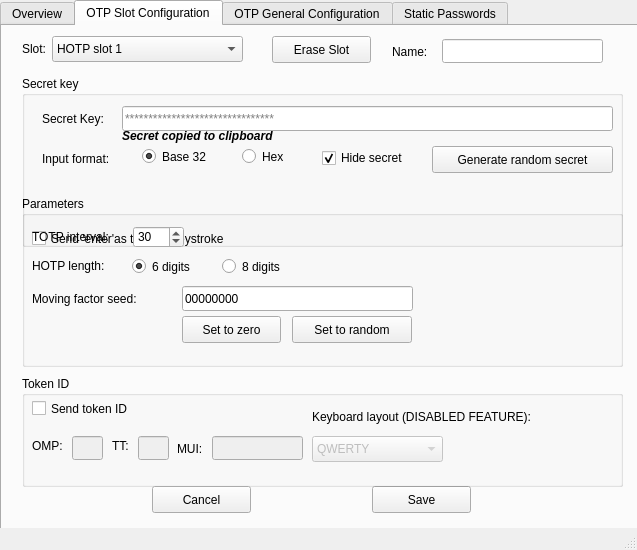
<?xml version="1.0" encoding="UTF-8"?>
<ui version="4.0">
 <class>MainWindow</class>
 <widget class="QMainWindow" name="MainWindow">
  <property name="geometry">
   <rect>
    <x>0</x>
    <y>0</y>
    <width>637</width>
    <height>550</height>
   </rect>
  </property>
  <property name="windowTitle">
   <string>Setup</string>
  </property>
  <property name="windowIcon">
   <iconset resource="resources.qrc">
    <normaloff>:/images/CS_icon.png</normaloff>:/images/CS_icon.png</iconset>
  </property>
  <widget class="QWidget" name="centralWidget">
   <widget class="QTabWidget" name="tabWidget">
    <property name="geometry">
     <rect>
      <x>0</x>
      <y>0</y>
      <width>641</width>
      <height>691</height>
     </rect>
    </property>
    <property name="currentIndex">
     <number>1</number>
    </property>
    <widget class="QWidget" name="tab_4">
     <attribute name="title">
      <string>Overview</string>
     </attribute>
     <widget class="QPushButton" name="pushButton_GotoTOTP">
      <property name="geometry">
       <rect>
        <x>120</x>
        <y>110</y>
        <width>371</width>
        <height>27</height>
       </rect>
      </property>
      <property name="toolTip">
       <string>Use TOTP for login to websites</string>
      </property>
      <property name="text">
       <string>Time-based One-Time Password (TOTP)</string>
      </property>
     </widget>
     <widget class="QPushButton" name="pushButton_GotoGenOTP">
      <property name="geometry">
       <rect>
        <x>120</x>
        <y>260</y>
        <width>371</width>
        <height>27</height>
       </rect>
      </property>
      <property name="text">
       <string>General One-Time Password Settings</string>
      </property>
     </widget>
     <widget class="QPushButton" name="pushButton_StaticPasswords">
      <property name="geometry">
       <rect>
        <x>120</x>
        <y>210</y>
        <width>371</width>
        <height>27</height>
       </rect>
      </property>
      <property name="text">
       <string>Static Passwords</string>
      </property>
     </widget>
     <widget class="QPushButton" name="pushButton_GotoHOTP">
      <property name="geometry">
       <rect>
        <x>120</x>
        <y>160</y>
        <width>371</width>
        <height>27</height>
       </rect>
      </property>
      <property name="text">
       <string>HMAC-based One-Time Password (HOTP)</string>
      </property>
     </widget>
     <widget class="QPushButton" name="cancelButton_2">
      <property name="geometry">
       <rect>
        <x>260</x>
        <y>450</y>
        <width>99</width>
        <height>27</height>
       </rect>
      </property>
      <property name="toolTip">
       <string/>
      </property>
      <property name="text">
       <string>Close</string>
      </property>
     </widget>
    </widget>
    <widget class="QWidget" name="tab">
     <attribute name="title">
      <string>OTP Slot Configuration</string>
     </attribute>
     <widget class="QGroupBox" name="groupBox">
      <property name="geometry">
       <rect>
        <x>20</x>
        <y>50</y>
        <width>601</width>
        <height>171</height>
       </rect>
      </property>
      <property name="title">
       <string>Secret key</string>
      </property>
      <widget class="QRadioButton" name="hexRadioButton">
       <property name="geometry">
        <rect>
         <x>220</x>
         <y>70</y>
         <width>82</width>
         <height>21</height>
        </rect>
       </property>
       <property name="text">
        <string>Hex</string>
       </property>
       <property name="checked">
        <bool>false</bool>
       </property>
      </widget>
      <widget class="QRadioButton" name="base32RadioButton">
       <property name="geometry">
        <rect>
         <x>120</x>
         <y>70</y>
         <width>82</width>
         <height>21</height>
        </rect>
       </property>
       <property name="text">
        <string>Base 32</string>
       </property>
       <property name="checkable">
        <bool>true</bool>
       </property>
       <property name="checked">
        <bool>true</bool>
       </property>
      </widget>
      <widget class="QLineEdit" name="secretEdit">
       <property name="geometry">
        <rect>
         <x>100</x>
         <y>30</y>
         <width>491</width>
         <height>25</height>
        </rect>
       </property>
       <property name="inputMask">
        <string/>
       </property>
       <property name="text">
        <string/>
       </property>
       <property name="maxLength">
        <number>59</number>
       </property>
       <property name="echoMode">
        <enum>QLineEdit::PasswordEchoOnEdit</enum>
       </property>
       <property name="placeholderText">
        <string>********************************</string>
       </property>
      </widget>
      <widget class="QLabel" name="label_3">
       <property name="geometry">
        <rect>
         <x>20</x>
         <y>30</y>
         <width>81</width>
         <height>25</height>
        </rect>
       </property>
       <property name="text">
        <string>Secret Key:</string>
       </property>
      </widget>
      <widget class="QLabel" name="label_4">
       <property name="geometry">
        <rect>
         <x>20</x>
         <y>70</y>
         <width>101</width>
         <height>25</height>
        </rect>
       </property>
       <property name="text">
        <string>Input format:</string>
       </property>
      </widget>
      <widget class="QPushButton" name="randomSecretButton">
       <property name="geometry">
        <rect>
         <x>410</x>
         <y>70</y>
         <width>181</width>
         <height>27</height>
        </rect>
       </property>
       <property name="text">
        <string>Generate random secret</string>
       </property>
      </widget>
      <widget class="QCheckBox" name="checkBox">
       <property name="enabled">
        <bool>true</bool>
       </property>
       <property name="geometry">
        <rect>
         <x>300</x>
         <y>70</y>
         <width>111</width>
         <height>24</height>
        </rect>
       </property>
       <property name="text">
        <string>Hide secret</string>
       </property>
       <property name="checked">
        <bool>true</bool>
       </property>
      </widget>
      <widget class="QLabel" name="labelNotify">
       <property name="geometry">
        <rect>
         <x>100</x>
         <y>50</y>
         <width>171</width>
         <height>20</height>
        </rect>
       </property>
       <property name="font">
        <font>
         <pointsize>9</pointsize>
         <weight>75</weight>
         <italic>true</italic>
         <bold>true</bold>
        </font>
       </property>
       <property name="text">
        <string>Secret copied to clipboard</string>
       </property>
      </widget>
     </widget>
     <widget class="QPushButton" name="writeButton">
      <property name="geometry">
       <rect>
        <x>370</x>
        <y>460</y>
        <width>99</width>
        <height>27</height>
       </rect>
      </property>
      <property name="text">
       <string>Save</string>
      </property>
     </widget>
     <widget class="QLabel" name="label_2">
      <property name="geometry">
       <rect>
        <x>390</x>
        <y>13</y>
        <width>51</width>
        <height>25</height>
       </rect>
      </property>
      <property name="text">
       <string>Name:</string>
      </property>
     </widget>
     <widget class="QComboBox" name="slotComboBox">
      <property name="geometry">
       <rect>
        <x>50</x>
        <y>10</y>
        <width>191</width>
        <height>26</height>
       </rect>
      </property>
      <property name="currentIndex">
       <number>0</number>
      </property>
      <item>
       <property name="text">
        <string>HOTP slot 1</string>
       </property>
      </item>
      <item>
       <property name="text">
        <string>HOTP slot 2</string>
       </property>
      </item>
      <item>
       <property name="text">
        <string>TOTP slot 1</string>
       </property>
      </item>
      <item>
       <property name="text">
        <string>TOTP slot 2</string>
       </property>
      </item>
      <item>
       <property name="text">
        <string>TOTP slot 3</string>
       </property>
      </item>
      <item>
       <property name="text">
        <string>TOTP slot 4</string>
       </property>
      </item>
     </widget>
     <widget class="QLabel" name="label">
      <property name="geometry">
       <rect>
        <x>20</x>
        <y>10</y>
        <width>31</width>
        <height>25</height>
       </rect>
      </property>
      <property name="text">
       <string>Slot:</string>
      </property>
     </widget>
     <widget class="QGroupBox" name="groupBox_2">
      <property name="geometry">
       <rect>
        <x>20</x>
        <y>350</y>
        <width>601</width>
        <height>111</height>
       </rect>
      </property>
      <property name="title">
       <string>Token ID</string>
      </property>
      <widget class="QCheckBox" name="tokenIDCheckBox">
       <property name="enabled">
        <bool>true</bool>
       </property>
       <property name="geometry">
        <rect>
         <x>10</x>
         <y>20</y>
         <width>131</width>
         <height>25</height>
        </rect>
       </property>
       <property name="text">
        <string>Send token ID</string>
       </property>
      </widget>
      <widget class="QLineEdit" name="ompEdit">
       <property name="enabled">
        <bool>false</bool>
       </property>
       <property name="geometry">
        <rect>
         <x>50</x>
         <y>60</y>
         <width>31</width>
         <height>24</height>
        </rect>
       </property>
       <property name="inputMask">
        <string/>
       </property>
       <property name="maxLength">
        <number>2</number>
       </property>
      </widget>
      <widget class="QLineEdit" name="ttEdit">
       <property name="enabled">
        <bool>false</bool>
       </property>
       <property name="geometry">
        <rect>
         <x>116</x>
         <y>60</y>
         <width>31</width>
         <height>24</height>
        </rect>
       </property>
       <property name="inputMask">
        <string/>
       </property>
       <property name="maxLength">
        <number>2</number>
       </property>
      </widget>
      <widget class="QLineEdit" name="muiEdit">
       <property name="enabled">
        <bool>false</bool>
       </property>
       <property name="geometry">
        <rect>
         <x>190</x>
         <y>60</y>
         <width>91</width>
         <height>24</height>
        </rect>
       </property>
       <property name="inputMask">
        <string/>
       </property>
       <property name="maxLength">
        <number>8</number>
       </property>
      </widget>
      <widget class="QLabel" name="label_7">
       <property name="geometry">
        <rect>
         <x>10</x>
         <y>60</y>
         <width>41</width>
         <height>20</height>
        </rect>
       </property>
       <property name="text">
        <string>OMP:</string>
       </property>
      </widget>
      <widget class="QLabel" name="label_8">
       <property name="geometry">
        <rect>
         <x>90</x>
         <y>60</y>
         <width>21</width>
         <height>20</height>
        </rect>
       </property>
       <property name="text">
        <string>TT:</string>
       </property>
      </widget>
      <widget class="QLabel" name="label_9">
       <property name="geometry">
        <rect>
         <x>155</x>
         <y>60</y>
         <width>31</width>
         <height>25</height>
        </rect>
       </property>
       <property name="text">
        <string>MUI:</string>
       </property>
      </widget>
      <widget class="QComboBox" name="keyboardComboBox">
       <property name="enabled">
        <bool>false</bool>
       </property>
       <property name="geometry">
        <rect>
         <x>290</x>
         <y>60</y>
         <width>131</width>
         <height>26</height>
        </rect>
       </property>
       <item>
        <property name="text">
         <string>QWERTY</string>
        </property>
       </item>
       <item>
        <property name="text">
         <string>QWERTZ</string>
        </property>
       </item>
       <item>
        <property name="text">
         <string>AZERTY</string>
        </property>
       </item>
       <item>
        <property name="text">
         <string>DVORAK</string>
        </property>
       </item>
      </widget>
      <widget class="QLabel" name="label_10">
       <property name="geometry">
        <rect>
         <x>290</x>
         <y>30</y>
         <width>271</width>
         <height>21</height>
        </rect>
       </property>
       <property name="text">
        <string>Keyboard layout (DISABLED FEATURE):</string>
       </property>
      </widget>
     </widget>
     <widget class="QLineEdit" name="nameEdit">
      <property name="geometry">
       <rect>
        <x>440</x>
        <y>13</y>
        <width>161</width>
        <height>24</height>
       </rect>
      </property>
      <property name="inputMask">
       <string/>
      </property>
      <property name="maxLength">
       <number>15</number>
      </property>
     </widget>
     <widget class="QGroupBox" name="hotpGroupBox">
      <property name="geometry">
       <rect>
        <x>20</x>
        <y>170</y>
        <width>601</width>
        <height>171</height>
       </rect>
      </property>
      <property name="title">
       <string>Parameters</string>
      </property>
      <widget class="QLabel" name="label_5">
       <property name="geometry">
        <rect>
         <x>10</x>
         <y>60</y>
         <width>101</width>
         <height>20</height>
        </rect>
       </property>
       <property name="text">
        <string>HOTP length:</string>
       </property>
      </widget>
      <widget class="QRadioButton" name="digits6radioButton">
       <property name="geometry">
        <rect>
         <x>110</x>
         <y>60</y>
         <width>82</width>
         <height>21</height>
        </rect>
       </property>
       <property name="text">
        <string>6 digits</string>
       </property>
       <property name="checked">
        <bool>true</bool>
       </property>
      </widget>
      <widget class="QRadioButton" name="digits8radioButton">
       <property name="geometry">
        <rect>
         <x>200</x>
         <y>60</y>
         <width>82</width>
         <height>21</height>
        </rect>
       </property>
       <property name="text">
        <string>8 digits</string>
       </property>
      </widget>
      <widget class="QLabel" name="label_6">
       <property name="geometry">
        <rect>
         <x>10</x>
         <y>90</y>
         <width>151</width>
         <height>25</height>
        </rect>
       </property>
       <property name="text">
        <string>Moving factor seed:</string>
       </property>
      </widget>
      <widget class="QLineEdit" name="counterEdit">
       <property name="geometry">
        <rect>
         <x>160</x>
         <y>90</y>
         <width>231</width>
         <height>25</height>
        </rect>
       </property>
       <property name="inputMask">
        <string/>
       </property>
       <property name="text">
        <string>00000000</string>
       </property>
       <property name="maxLength">
        <number>8</number>
       </property>
      </widget>
      <widget class="QPushButton" name="setToZeroButton">
       <property name="geometry">
        <rect>
         <x>160</x>
         <y>120</y>
         <width>99</width>
         <height>27</height>
        </rect>
       </property>
       <property name="text">
        <string>Set to zero</string>
       </property>
      </widget>
      <widget class="QPushButton" name="setToRandomButton">
       <property name="geometry">
        <rect>
         <x>270</x>
         <y>120</y>
         <width>120</width>
         <height>27</height>
        </rect>
       </property>
       <property name="text">
        <string>Set to random</string>
       </property>
      </widget>
      <widget class="QCheckBox" name="enterCheckBox">
       <property name="geometry">
        <rect>
         <x>10</x>
         <y>30</y>
         <width>251</width>
         <height>25</height>
        </rect>
       </property>
       <property name="text">
        <string>Send 'enter'as the last keystroke</string>
       </property>
      </widget>
      <widget class="QSpinBox" name="intervalSpinBox">
       <property name="geometry">
        <rect>
         <x>111</x>
         <y>30</y>
         <width>51</width>
         <height>22</height>
        </rect>
       </property>
       <property name="minimum">
        <number>1</number>
       </property>
       <property name="maximum">
        <number>65536</number>
       </property>
       <property name="value">
        <number>30</number>
       </property>
      </widget>
      <widget class="QLabel" name="intervalLabel">
       <property name="geometry">
        <rect>
         <x>10</x>
         <y>30</y>
         <width>111</width>
         <height>21</height>
        </rect>
       </property>
       <property name="text">
        <string>TOTP interval:</string>
       </property>
      </widget>
     </widget>
     <widget class="QPushButton" name="eraseButton">
      <property name="geometry">
       <rect>
        <x>270</x>
        <y>10</y>
        <width>99</width>
        <height>27</height>
       </rect>
      </property>
      <property name="text">
       <string>Erase Slot</string>
      </property>
     </widget>
     <widget class="QPushButton" name="cancelButton">
      <property name="geometry">
       <rect>
        <x>150</x>
        <y>460</y>
        <width>99</width>
        <height>27</height>
       </rect>
      </property>
      <property name="toolTip">
       <string/>
      </property>
      <property name="text">
       <string>Cancel</string>
      </property>
     </widget>
    </widget>
    <widget class="QWidget" name="tab_2">
     <attribute name="title">
      <string>OTP General Configuration</string>
     </attribute>
     <widget class="QPushButton" name="generalCancelButton">
      <property name="geometry">
       <rect>
        <x>150</x>
        <y>460</y>
        <width>99</width>
        <height>27</height>
       </rect>
      </property>
      <property name="text">
       <string>Cancel</string>
      </property>
     </widget>
     <widget class="QGroupBox" name="USBKeyboardGroupBox">
      <property name="geometry">
       <rect>
        <x>20</x>
        <y>110</y>
        <width>571</width>
        <height>131</height>
       </rect>
      </property>
      <property name="title">
       <string>USB-Keyboard only</string>
      </property>
      <widget class="QComboBox" name="capsLockComboBox">
       <property name="geometry">
        <rect>
         <x>180</x>
         <y>60</y>
         <width>131</width>
         <height>26</height>
        </rect>
       </property>
       <item>
        <property name="text">
         <string>Do nothing</string>
        </property>
       </item>
       <item>
        <property name="text">
         <string>Send HOTP1</string>
        </property>
       </item>
       <item>
        <property name="text">
         <string>Send HOTP2</string>
        </property>
       </item>
      </widget>
      <widget class="QLabel" name="label_14">
       <property name="geometry">
        <rect>
         <x>10</x>
         <y>60</y>
         <width>171</width>
         <height>25</height>
        </rect>
       </property>
       <property name="text">
        <string>Double press CapsLock:</string>
       </property>
      </widget>
      <widget class="QLabel" name="label_13">
       <property name="geometry">
        <rect>
         <x>10</x>
         <y>30</y>
         <width>171</width>
         <height>25</height>
        </rect>
       </property>
       <property name="text">
        <string>Double press NumLock:</string>
       </property>
      </widget>
      <widget class="QComboBox" name="numLockComboBox">
       <property name="geometry">
        <rect>
         <x>180</x>
         <y>30</y>
         <width>131</width>
         <height>26</height>
        </rect>
       </property>
       <item>
        <property name="text">
         <string>Do nothing</string>
        </property>
       </item>
       <item>
        <property name="text">
         <string>Send HOTP1</string>
        </property>
       </item>
       <item>
        <property name="text">
         <string>Send HOTP2</string>
        </property>
       </item>
      </widget>
      <widget class="QComboBox" name="scrollLockComboBox">
       <property name="geometry">
        <rect>
         <x>180</x>
         <y>90</y>
         <width>131</width>
         <height>26</height>
        </rect>
       </property>
       <item>
        <property name="text">
         <string>Do nothing</string>
        </property>
       </item>
       <item>
        <property name="text">
         <string>Send HOTP1</string>
        </property>
       </item>
       <item>
        <property name="text">
         <string>Send HOTP2</string>
        </property>
       </item>
      </widget>
      <widget class="QLabel" name="label_15">
       <property name="geometry">
        <rect>
         <x>10</x>
         <y>90</y>
         <width>171</width>
         <height>25</height>
        </rect>
       </property>
       <property name="text">
        <string>Double press ScrollLock:</string>
       </property>
      </widget>
     </widget>
     <widget class="QGroupBox" name="testsGroupBox">
      <property name="geometry">
       <rect>
        <x>20</x>
        <y>230</y>
        <width>601</width>
        <height>91</height>
       </rect>
      </property>
      <property name="title">
       <string>Tests</string>
      </property>
      <widget class="QPushButton" name="testHOTPButton">
       <property name="geometry">
        <rect>
         <x>10</x>
         <y>60</y>
         <width>99</width>
         <height>27</height>
        </rect>
       </property>
       <property name="text">
        <string>Test HOTP</string>
       </property>
      </widget>
      <widget class="QPushButton" name="testTOTPButton">
       <property name="geometry">
        <rect>
         <x>130</x>
         <y>60</y>
         <width>99</width>
         <height>27</height>
        </rect>
       </property>
       <property name="text">
        <string>Test TOTP</string>
       </property>
      </widget>
      <widget class="QSpinBox" name="testsSpinBox">
       <property name="geometry">
        <rect>
         <x>130</x>
         <y>30</y>
         <width>51</width>
         <height>22</height>
        </rect>
       </property>
       <property name="minimum">
        <number>1</number>
       </property>
       <property name="maximum">
        <number>65536</number>
       </property>
       <property name="value">
        <number>30</number>
       </property>
      </widget>
      <widget class="QLabel" name="testsLabel">
       <property name="geometry">
        <rect>
         <x>10</x>
         <y>30</y>
         <width>111</width>
         <height>21</height>
        </rect>
       </property>
       <property name="text">
        <string>Number of tests</string>
       </property>
      </widget>
      <widget class="QSpinBox" name="testsSpinBox_2">
       <property name="geometry">
        <rect>
         <x>310</x>
         <y>30</y>
         <width>41</width>
         <height>22</height>
        </rect>
       </property>
       <property name="minimum">
        <number>1</number>
       </property>
       <property name="maximum">
        <number>3</number>
       </property>
       <property name="value">
        <number>1</number>
       </property>
      </widget>
      <widget class="QLabel" name="testsLabel_2">
       <property name="geometry">
        <rect>
         <x>200</x>
         <y>30</y>
         <width>111</width>
         <height>21</height>
        </rect>
       </property>
       <property name="text">
        <string>HOTP counter</string>
       </property>
      </widget>
     </widget>
     <widget class="QGroupBox" name="OTPPasswordGroupBox">
      <property name="geometry">
       <rect>
        <x>20</x>
        <y>20</y>
        <width>571</width>
        <height>91</height>
       </rect>
      </property>
      <property name="title">
       <string>OTP Password settings</string>
      </property>
      <widget class="QCheckBox" name="enableUserPasswordCheckBox">
       <property name="geometry">
        <rect>
         <x>20</x>
         <y>30</y>
         <width>231</width>
         <height>22</height>
        </rect>
       </property>
       <property name="text">
        <string>Enable OTP password</string>
       </property>
      </widget>
      <widget class="QCheckBox" name="deleteUserPasswordCheckBox">
       <property name="geometry">
        <rect>
         <x>20</x>
         <y>60</y>
         <width>381</width>
         <height>22</height>
        </rect>
       </property>
       <property name="text">
        <string>Forget OTP password after 10 minutes</string>
       </property>
      </widget>
     </widget>
     <widget class="QPushButton" name="writeGeneralConfigButton">
      <property name="geometry">
       <rect>
        <x>370</x>
        <y>460</y>
        <width>99</width>
        <height>27</height>
       </rect>
      </property>
      <property name="text">
       <string>Save</string>
      </property>
     </widget>
    </widget>
    <widget class="QWidget" name="tab_3">
     <attribute name="title">
      <string>Static Passwords</string>
     </attribute>
     <widget class="QComboBox" name="PWS_ComboBoxSelectSlot">
      <property name="geometry">
       <rect>
        <x>140</x>
        <y>20</y>
        <width>171</width>
        <height>26</height>
       </rect>
      </property>
      <property name="currentIndex">
       <number>0</number>
      </property>
      <item>
       <property name="text">
        <string>Static password 0</string>
       </property>
      </item>
     </widget>
     <widget class="QLabel" name="label_16">
      <property name="geometry">
       <rect>
        <x>20</x>
        <y>20</y>
        <width>31</width>
        <height>25</height>
       </rect>
      </property>
      <property name="text">
       <string>Slot:</string>
      </property>
     </widget>
     <widget class="QLabel" name="label_17">
      <property name="geometry">
       <rect>
        <x>20</x>
        <y>60</y>
        <width>111</width>
        <height>25</height>
       </rect>
      </property>
      <property name="text">
       <string>Slot name:</string>
      </property>
     </widget>
     <widget class="QLabel" name="label_18">
      <property name="geometry">
       <rect>
        <x>20</x>
        <y>100</y>
        <width>101</width>
        <height>25</height>
       </rect>
      </property>
      <property name="text">
       <string>Login name:</string>
      </property>
     </widget>
     <widget class="QLabel" name="label_19">
      <property name="geometry">
       <rect>
        <x>20</x>
        <y>140</y>
        <width>91</width>
        <height>25</height>
       </rect>
      </property>
      <property name="text">
       <string>Password:</string>
      </property>
     </widget>
     <widget class="QLineEdit" name="PWS_EditSlotName">
      <property name="geometry">
       <rect>
        <x>140</x>
        <y>60</y>
        <width>171</width>
        <height>20</height>
       </rect>
      </property>
     </widget>
     <widget class="QLineEdit" name="PWS_EditLoginName">
      <property name="geometry">
       <rect>
        <x>140</x>
        <y>100</y>
        <width>171</width>
        <height>20</height>
       </rect>
      </property>
     </widget>
     <widget class="QLineEdit" name="PWS_EditPassword">
      <property name="geometry">
       <rect>
        <x>140</x>
        <y>140</y>
        <width>171</width>
        <height>20</height>
       </rect>
      </property>
     </widget>
     <widget class="QPushButton" name="PWS_ButtonClearSlot">
      <property name="geometry">
       <rect>
        <x>360</x>
        <y>20</y>
        <width>99</width>
        <height>27</height>
       </rect>
      </property>
      <property name="text">
       <string>Erase Slot</string>
      </property>
     </widget>
     <widget class="QPushButton" name="PWS_ButtonSaveSlot">
      <property name="geometry">
       <rect>
        <x>370</x>
        <y>460</y>
        <width>99</width>
        <height>27</height>
       </rect>
      </property>
      <property name="text">
       <string>Save</string>
      </property>
     </widget>
     <widget class="QPushButton" name="PWS_ButtonClose">
      <property name="geometry">
       <rect>
        <x>150</x>
        <y>460</y>
        <width>99</width>
        <height>27</height>
       </rect>
      </property>
      <property name="text">
       <string>Cancel</string>
      </property>
     </widget>
     <widget class="QCheckBox" name="PWS_CheckBoxHideSecret">
      <property name="enabled">
       <bool>true</bool>
      </property>
      <property name="geometry">
       <rect>
        <x>320</x>
        <y>140</y>
        <width>111</width>
        <height>24</height>
       </rect>
      </property>
      <property name="text">
       <string>Hide secret</string>
      </property>
      <property name="checked">
       <bool>true</bool>
      </property>
     </widget>
     <widget class="QPushButton" name="PWS_ButtonCreatePW">
      <property name="geometry">
       <rect>
        <x>430</x>
        <y>140</y>
        <width>201</width>
        <height>23</height>
       </rect>
      </property>
      <property name="text">
       <string>Generate random password</string>
      </property>
     </widget>
     <widget class="QPushButton" name="PWS_ButtonEnable">
      <property name="geometry">
       <rect>
        <x>139</x>
        <y>190</y>
        <width>171</width>
        <height>23</height>
       </rect>
      </property>
      <property name="text">
       <string>Unlock static passwords</string>
      </property>
     </widget>
    </widget>
   </widget>
  </widget>
  <widget class="QStatusBar" name="statusBar"/>
 </widget>
 <layoutdefault spacing="6" margin="11"/>
 <resources>
  <include location="resources.qrc"/>
 </resources>
 <connections>
  <connection>
   <sender>cancelButton</sender>
   <signal>clicked()</signal>
   <receiver>MainWindow</receiver>
   <slot>hide()</slot>
   <hints>
    <hint type="sourcelabel">
     <x>352</x>
     <y>508</y>
    </hint>
    <hint type="destinationlabel">
     <x>262</x>
     <y>366</y>
    </hint>
   </hints>
  </connection>
  <connection>
   <sender>generalCancelButton</sender>
   <signal>clicked()</signal>
   <receiver>MainWindow</receiver>
   <slot>hide()</slot>
   <hints>
    <hint type="sourcelabel">
     <x>352</x>
     <y>482</y>
    </hint>
    <hint type="destinationlabel">
     <x>300</x>
     <y>368</y>
    </hint>
   </hints>
  </connection>
  <connection>
   <sender>writeButton</sender>
   <signal>clicked()</signal>
   <receiver>MainWindow</receiver>
   <slot>hide()</slot>
   <hints>
    <hint type="sourcelabel">
     <x>181</x>
     <y>499</y>
    </hint>
    <hint type="destinationlabel">
     <x>318</x>
     <y>274</y>
    </hint>
   </hints>
  </connection>
 </connections>
</ui>
